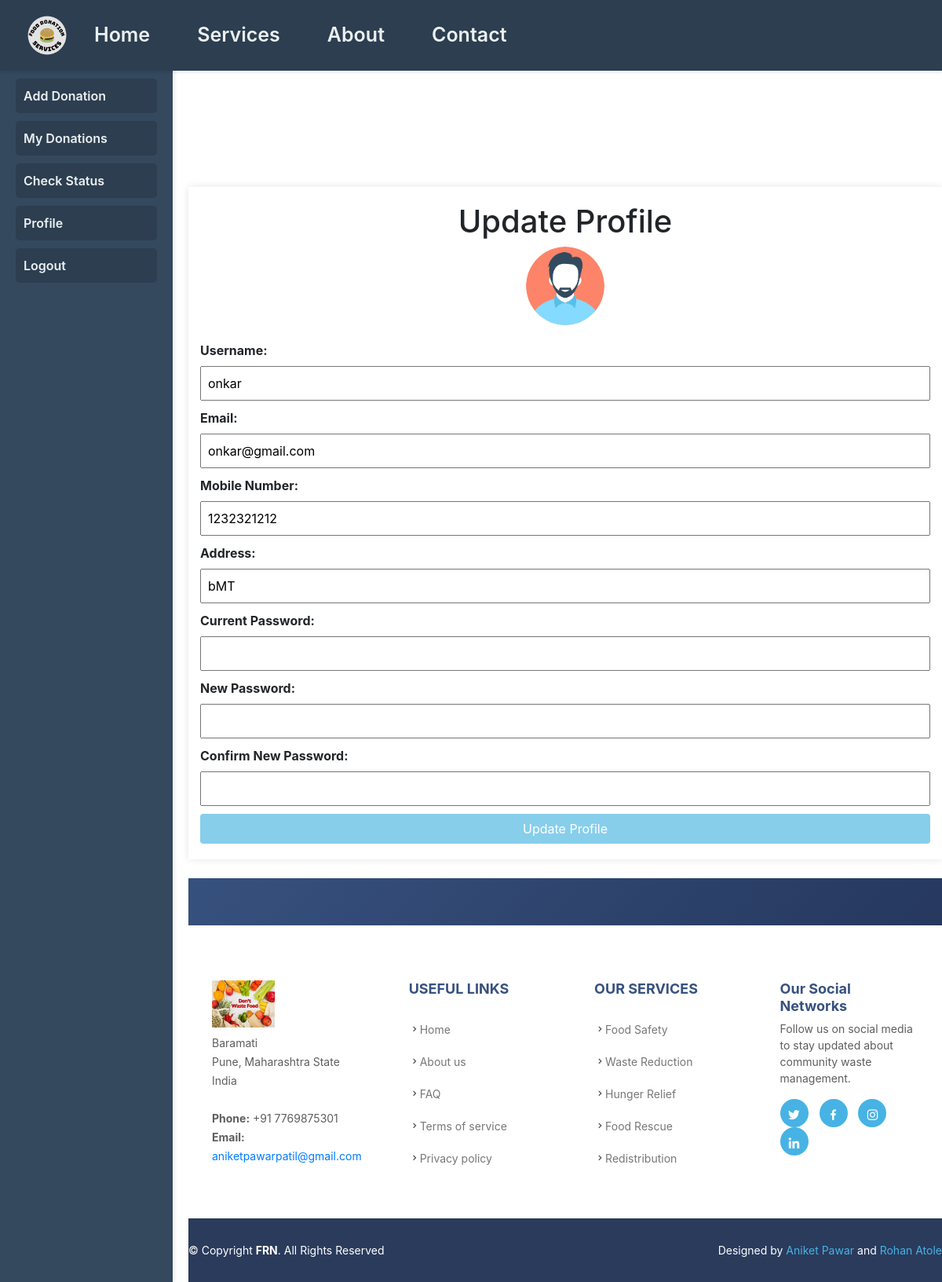
Page /donor/profile.php (signed in) on the earlier database version.
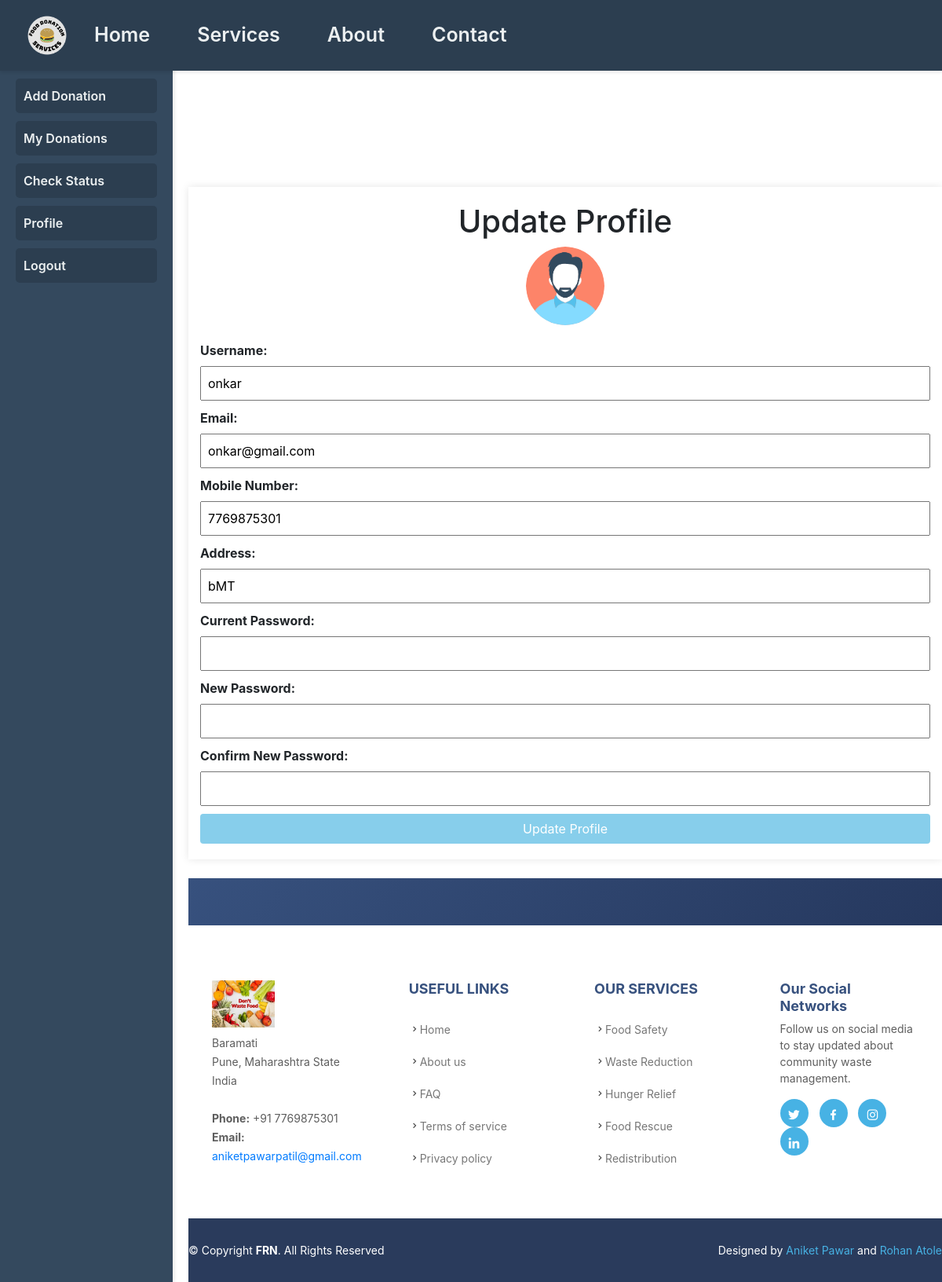
Same page on the later database version.
### tables this page shows
CREATE TABLE `donor` (
  `id` int(11) NOT NULL,
  `full_name` varchar(255) NOT NULL,
  `address` varchar(255) NOT NULL,
  `email` varchar(255) NOT NULL,
  `gender` enum('male','female') NOT NULL,
  `contact` varchar(20) NOT NULL,
  `username` varchar(50) NOT NULL,
  `password` varchar(255) NOT NULL,
  `created_at` timestamp NOT NULL DEFAULT current_timestamp()
);

### donor/profile.php (the view, shortened to what this page needs)
<?php @include 'header.php';?>
<?php @include 'conn1.php';?>
<?php
$id = $_SESSION['id'];
$sql = "SELECT * FROM donor WHERE id='$id'";
$result = $conn->query($sql);
$donor = $result->fetch_assoc();
?>
<!DOCTYPE html>
<html>
<head>
</head>
<body>
    <main>
    <br><br>
    <div class="container">
        <h1>Update Profile</h1>
        <form action="" method="POST">
             <img src="../img/avatar.png" alt="profile_img" class="profile">
            <label for="username">Username:</label>
            <input type="text" id="username" name="username" value="<?php echo htmlspecialchars($donor['username']); ?>" required>
            <label for="email">Email:</label>
            <input type="email" id="email" name="email" value="<?php echo htmlspecialchars($donor['email']); ?>" required>
            <label for="mobile_number">Mobile Number:</label>
            <input type="text" id="mobile_number" name="mobile_number" value="<?php echo htmlspecialchars($donor['contact']); ?>" required>
            <label for="add">Address:</label>
            <input type="text" id="add" name="add" value="<?php echo htmlspecialchars($donor['address']); ?>" required>
            <label for="current_password">Current Password:</label>
            <input type="password" id="current_password" name="current_password" required>
            <label for="new_password">New Password:</label>
            <input type="password" id="new_password" name="new_password">
            <label for="confirm_new_password">Confirm New Password:</label>
            <input type="password" id="confirm_new_password" name="confirm_new_password">
            <button type="submit" name="update" class="btn">Update Profile</button>
        </form>
    </div>
    <br>
        <?php
    @include 'footer.php';?>
</main>
</body>
</html>

Differences in the rows shown:
changed donor "onkar": mobile_number "1232321212" → "7769875301"
